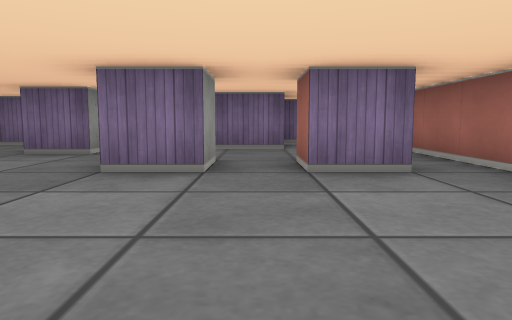
view 1 (above)

16 first-person views from a walk through a cub3D maze. The camera is about half as high as the walls, tilts 6° down and sees 70° across. The floor is counted in squares. Each view is taken from the middle of a square. On the plan, view 1 faces up. The plan holds only what a view shows up to about 9 squares ahead; the rest is blank. The place goes on beyond the plan.

view 2
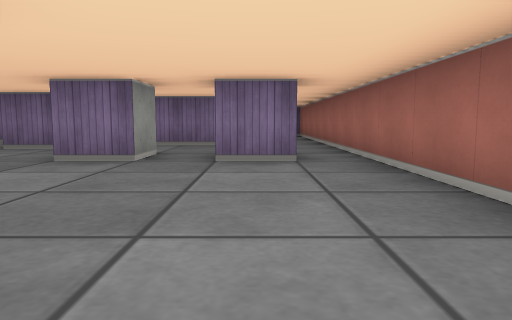

view 3
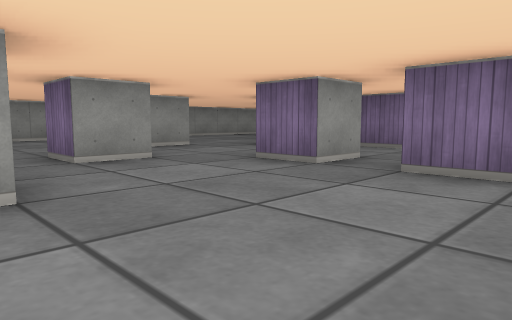

view 4
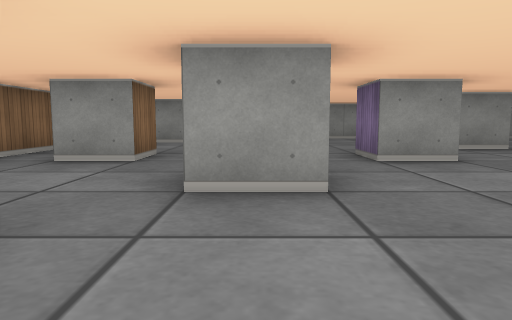

view 5
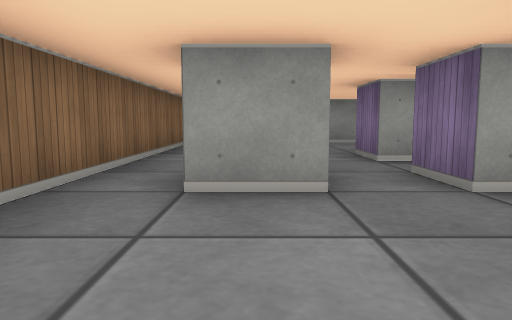

view 6
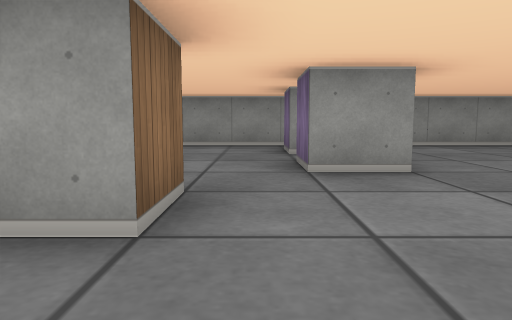

view 7
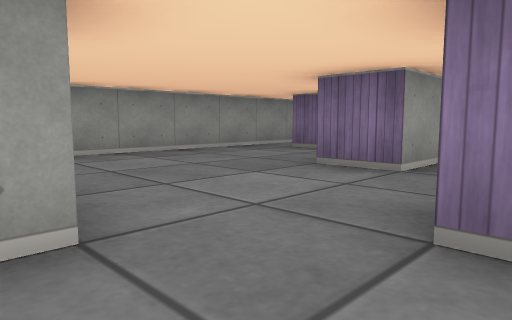

view 8
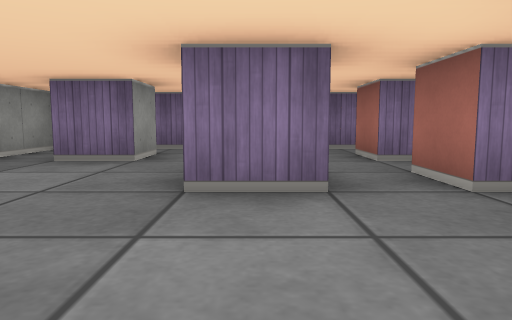

view 9
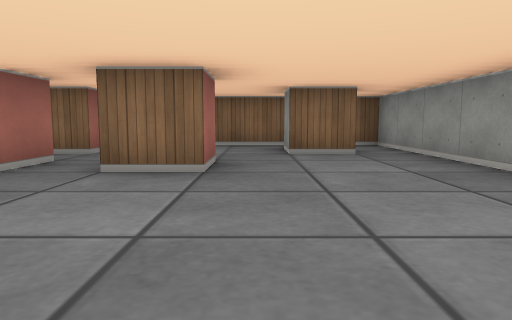

view 10
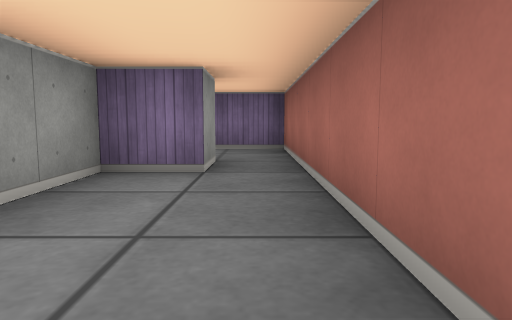

view 11
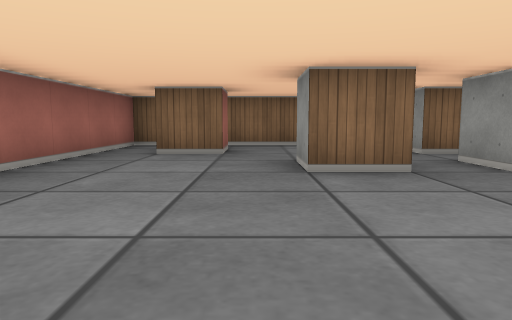

view 12
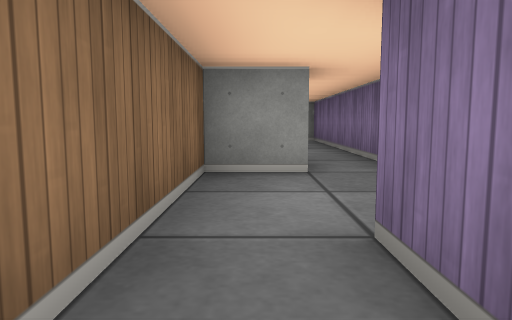

view 13
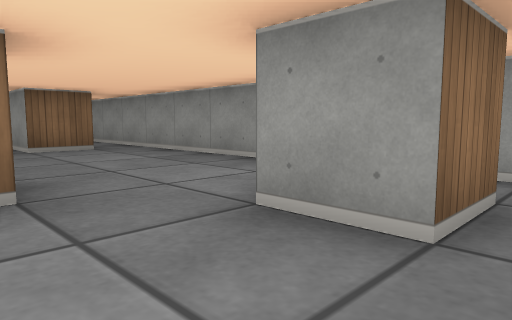

view 14
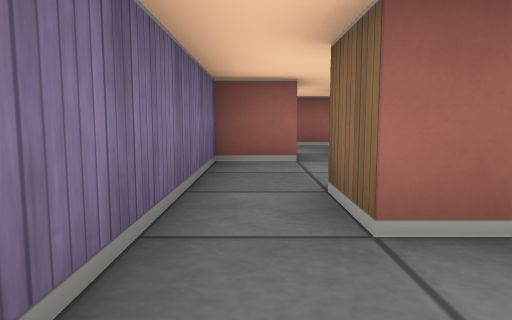

view 15
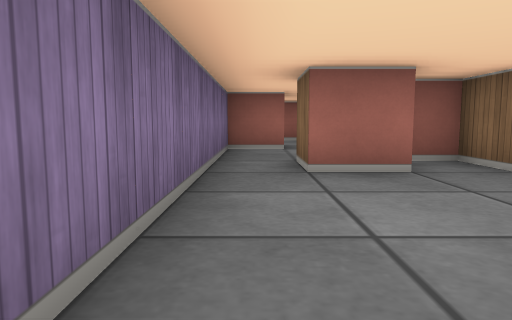

view 16
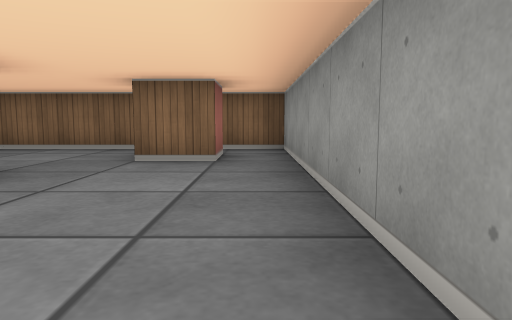

### Floor plan
Ten units are one square. View 1 is at (0, 0); x grows to the right and y downward. Boxes are objects, and circles mark ways between rooms. Rooms are numbered by the first view taken in them; rooms with no view inside come last. Other rooms are left out.
<svg viewBox="-90 -120 120 160">
<path fill="none" stroke="#000" d="M-35 -25 -25 -25 -25 -15 -35 -15M-45 -46 -45 -35 -55 -35M-25 -5 -25 5 -35 5 -35 -5M-24 -55 -35 -55M-16 -5 -5 -5 -5 5M-5 -46 -5 -35 -15 -35M-45 0 -45 5 -55 5 -55 -5 -45 -5M-35 -75 -35 -85 -25 -85 -25 -91M-36 15 -25 15 -25 25M16 -35 5 -35 5 -45M-76 -45 -65 -45 -65 -35 -75 -35M6 -65 -16 -65M-45 -86 -45 -75 -55 -75M-30 -95 -35 -95 -35 -105 -25 -105 -25 -95 4 -95M5 25 5 15 15 15M-75 25 -75 15 -65 15 -65 25M15 -95 15 -85 5 -85 5 -70M4 -105 -5 -105 -5 -115 -81 -115M-76 -105 -65 -105 -65 -95 -75 -95M-85 -114 -85 35 25 35 25 -95M25 -95 25 -115 12 -115"/>
<circle cx="10" cy="-95" r="3" fill="#2a7"/>
<text x="-30" y="-30">1</text>
<text x="10" y="-110">2</text>
</svg>
Room 1 opens to room 2.

Where each view was taken, in squares from view 1:
view 1: 0 up, 0 right, facing up
view 2: 1 down, 1 right, facing up
view 3: 0 up, 2 right, facing up-left
view 4: 0 up, 2 right, facing left
view 5: 2 down, 0 right, facing left
view 6: 3 up, 1 left, facing left
view 7: 4 up, 3 left, facing up-left
view 8: 5 up, 5 left, facing up
view 9: 4 up, 6 left, facing down
view 10: 5 up, 2 right, facing up
view 11: 4 up, 0 right, facing down
view 12: 10 up, 1 right, facing left
view 13: 11 up, 5 left, facing down-left
view 14: 11 up, 5 left, facing right
view 15: 11 up, 7 left, facing right
view 16: 3 up, 8 left, facing down
